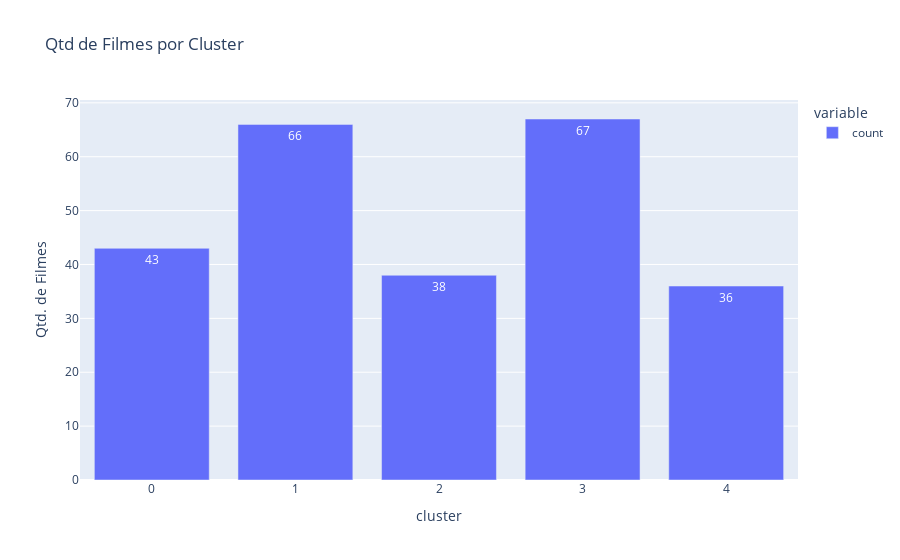

Notebook code for this chart:
### Markdown cell above
## Filmes por cluster

### Code cell
fig = px.bar(df.cluster.value_counts(),
             text_auto = True,
             title = 'Qtd de Filmes por Cluster',
             labels = {'index': 'Cluster #',
                       'value':'Qtd. de Filmes'})
fig.show()

### Figure 1 — Plotly figure (JSON) as saved in the notebook; plotly's stock layout.template omitted (floating-point values rounded to 4 significant figures)
{"data": [{"hovertemplate": "variable=count<br>cluster=%{x}<br>Qtd. de Filmes=%{y}<extra></extra>", "legendgroup": "count", "marker": {"color": "#636efa", "pattern": {"shape": ""}}, "name": "count", "orientation": "v", "showlegend": true, "textposition": "auto", "texttemplate": "%{y}", "type": "bar", "x": [3, 1, 0, 2, 4], "xaxis": "x", "y": [67, 66, 43, 38, 36], "yaxis": "y"}], "layout": {"barmode": "relative", "legend": {"title": {"text": "variable"}, "tracegroupgap": 0}, "title": {"text": "Qtd de Filmes por Cluster"}, "xaxis": {"anchor": "y", "domain": [0, 1], "title": {"text": "cluster"}}, "yaxis": {"anchor": "x", "domain": [0, 1], "title": {"text": "Qtd. de Filmes"}}}}
